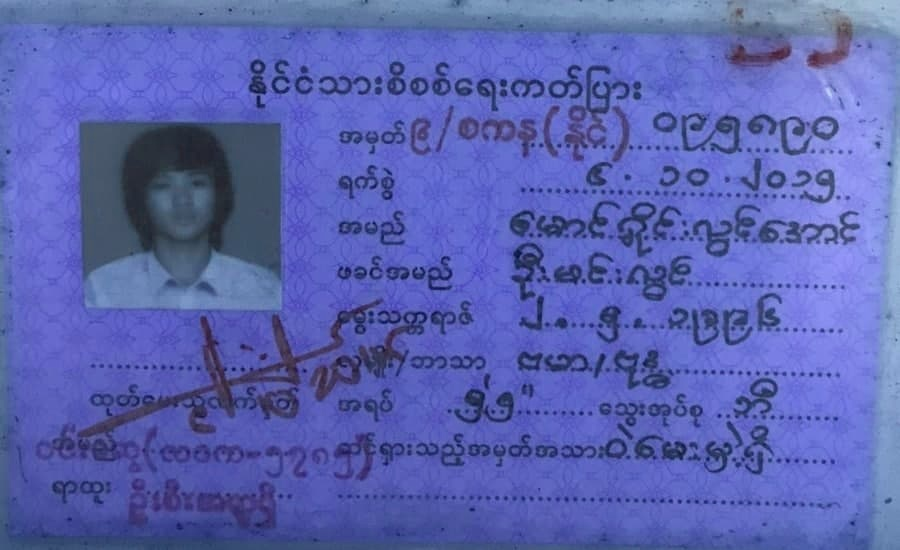
#> input picture rgbImage.jpg, 900 x 550 px; its folder holds only this picture in this run
$ python -i preprocess.py   (imports and definitions only)
#> lines starting #> are read from the running program, lines starting #| are printed output that depends on the picture; after the words box and inside, x2 and y2 are one past the last pixel; in counts of white or black regions, pixels touching at a corner belong together
#> further down, picture is the input picture: shape (550, 900, 3); mean B, G, R 176.4, 99, 89.5
import cv2 as cv
import numpy as np
import argparse
import glob
import os

def remove_particles(src, min_component_size = 150, open_kernel_size = (5,5), debug = False):
#> called with min_component_size = 150, open_kernel_size = (5, 5), debug = False
    if len(src.shape) == 3:
        gray = cv.cvtColor(src, cv.COLOR_BGR2GRAY)
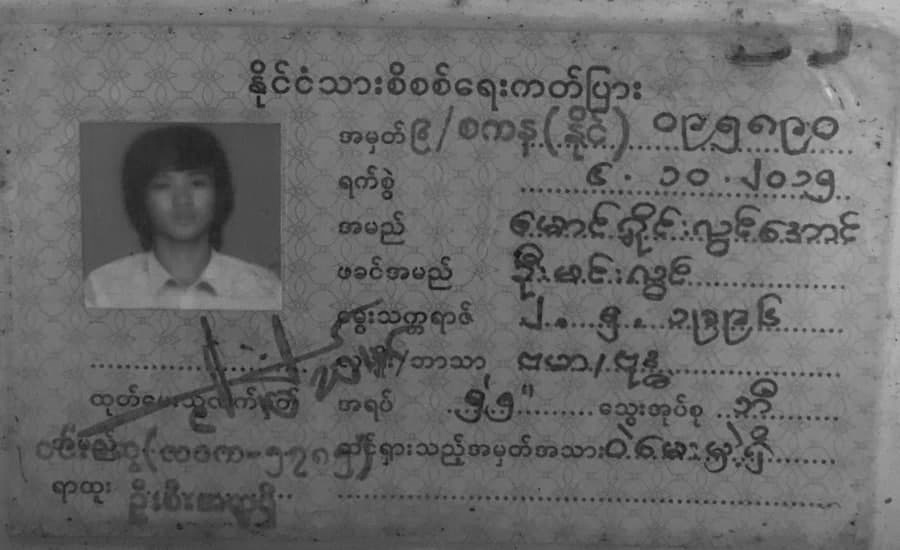
#> gray: shape (550, 900); min 14, max 206, mean 104.9
        th = cv.adaptiveThreshold(gray,255,cv.ADAPTIVE_THRESH_MEAN_C, cv.THRESH_BINARY, 11,2)
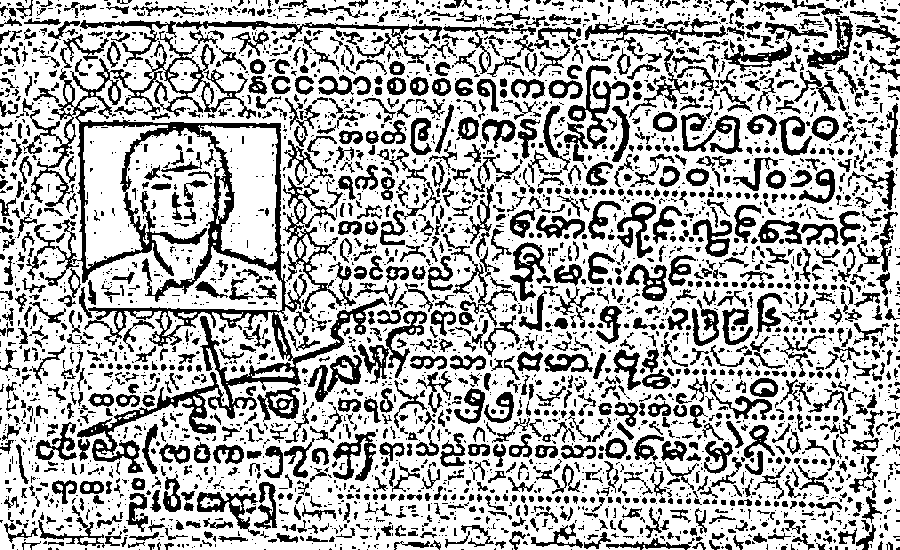
#> th: shape (550, 900); 69% white; 3647 black regions (2317 under 20 px), largest, box (x1, y1, x2, y2) and area: (23, 31, 387, 473) 19406, (80, 20, 442, 67) 2338, (283, 176, 356, 313) 1794
    else:
        th = cv.adaptiveThreshold(src,255,cv.ADAPTIVE_THRESH_MEAN_C, cv.THRESH_BINARY, 11,2)
    inv = 255-th

    # cv.imshow("thres", inv)
    # cv.waitKey()
    #find all your connected components (white blobs in your image)
    nb_components, output, stats, centroids = cv.connectedComponentsWithStats(inv, connectivity=8)
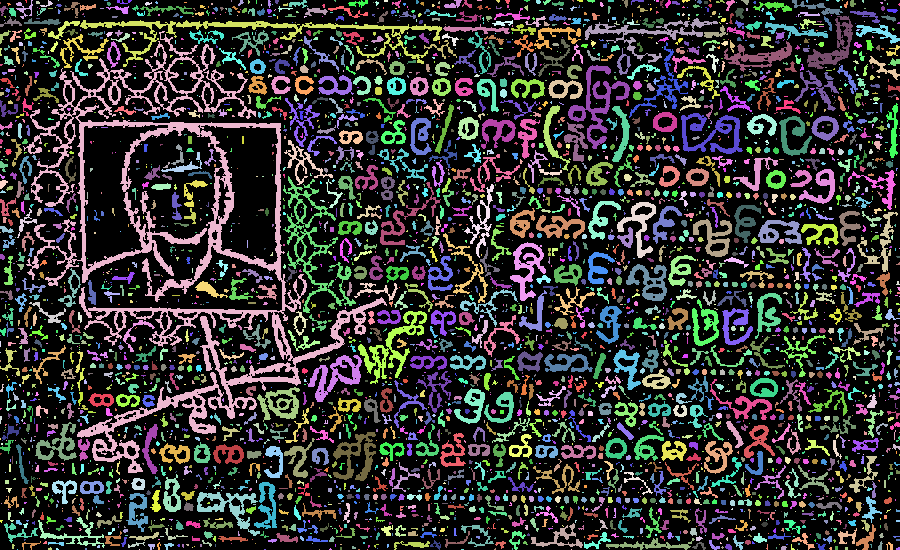
#> output: shape (550, 900) int32; 3648 distinct labels, from 0 to 3647; one colour per label, 0 black
#> nb_components = 3648; centroids = 3648 pairs, first value 0 to 899, second value 0 to 549
    #connectedComponentswithStats yields every seperated component with information on each of them, such as size
    sizes = stats[1:, -1]; nb_components = nb_components - 1
#> after `sizes = stats[1:, -1]`: sizes = 3647 values, max 19406 at index 291, min 1 at index 4, mean 42.09
#> after `nb_components = nb_components - 1`: nb_components = 3647

    # minimum size of particles we want to keep (number of pixels)
    #here, it's a fixed value, but you can set it as you want, eg the mean of the sizes or whatever
    img2 = np.zeros((output.shape), dtype = "uint8")
    for i in range(0, nb_components): #for every component in the image, you keep it only if it's above min_size
        if sizes[i] >= min_component_size:
            img2[output == i + 1] = 255
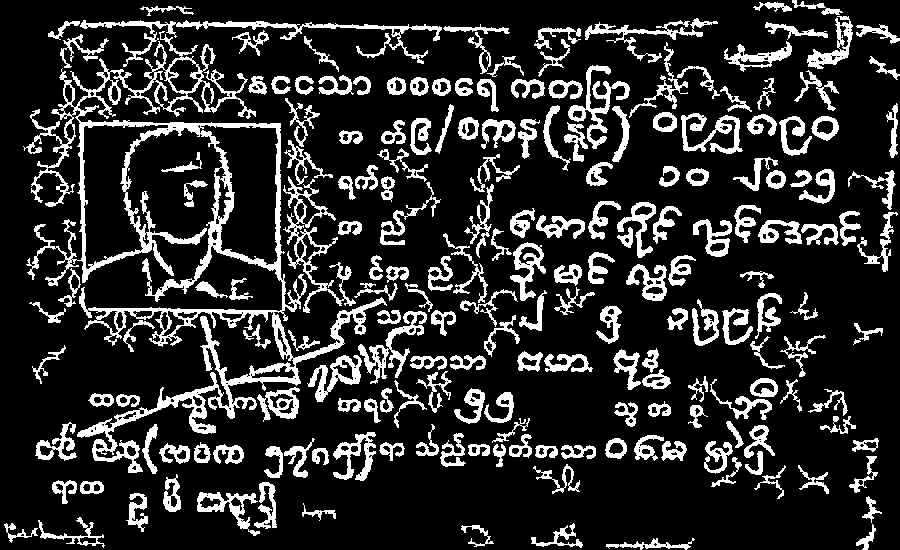
#> img2: shape (550, 900); 17.6% white; 196 white regions, largest, box (x1, y1, x2, y2) and area: (23, 31, 387, 473) 19406, (80, 20, 442, 67) 2338, (283, 176, 356, 313) 1794

    kernel = np.ones((1, 1), 'uint8')
    dilate_img = cv.dilate(img2, kernel, iterations=1)
    outcome = 255-dilate_img

    kernel = np.ones(open_kernel_size,np.uint8)
    outcome = cv.morphologyEx(outcome, cv.MORPH_OPEN, kernel)
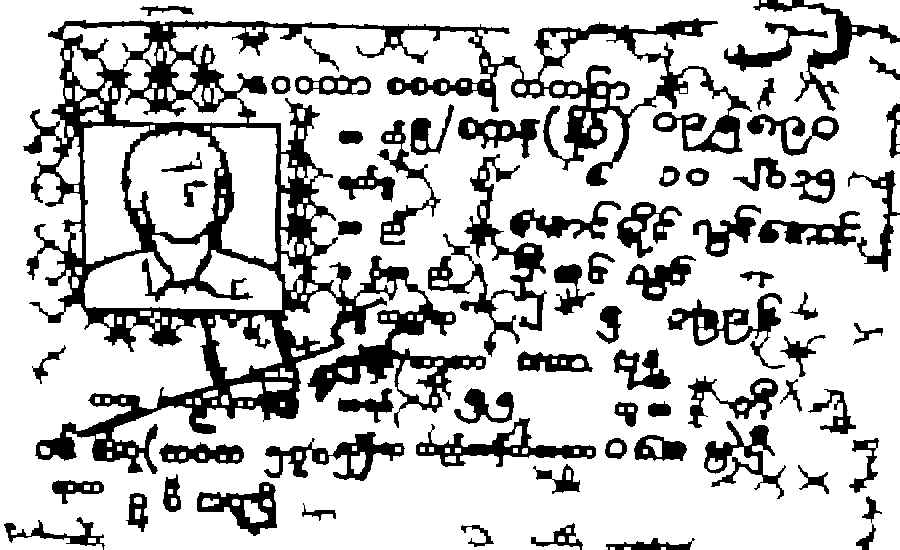
#> outcome: shape (550, 900); 77.2% white; 68 black regions, largest, box (x1, y1, x2, y2) and area: (23, 18, 752, 474) 56540, (428, 154, 547, 357) 4861, (416, 418, 596, 467) 2555
    if debug:
        cv.imshow("remove_particles result", outcome)
        cv.waitKey()
    return outcome


#return the aligned image and affine matrix
# [117 lines left out: functions align, align_sample_folder, resize, not called in this run]

# [11 lines of commented-out code are left out]

>>> import cv2
>>> picture = cv2.imread('rgbImage.jpg')
>>> result = remove_particles(picture)
